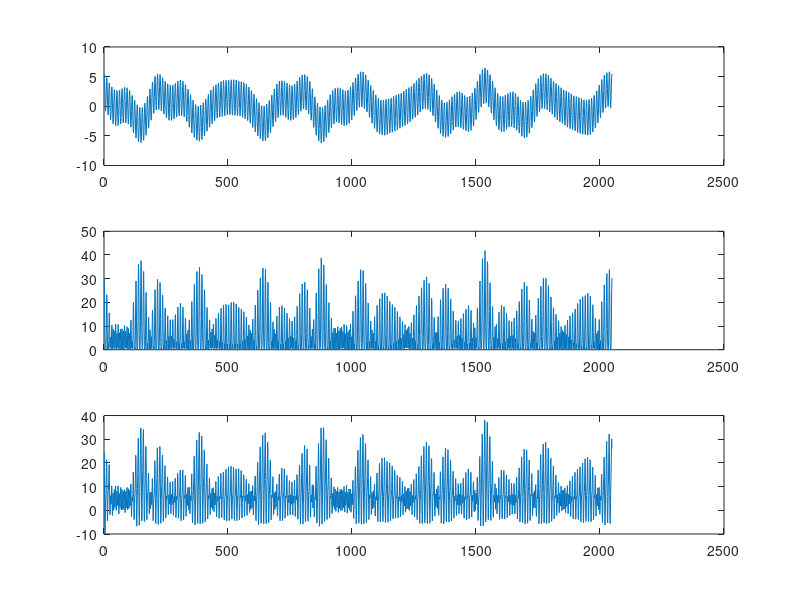
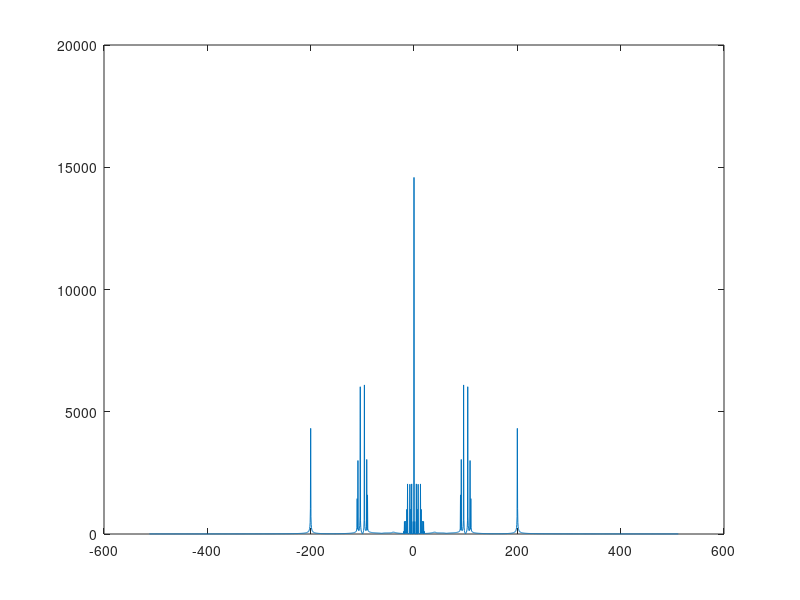

These figures' MATLAB source, in order:
L = 2048;
tmax = 1;
tmin = -1;
Fe = L/(tmax-tmin); 
Te = 1/Fe;
t = linspace(-1,1,L);
f = (-L/2:L/2-1)/(L/Fe);

m = 2*cos(8*pi*t) + sin(17*pi*t) + 0.5*cos(20*pi*t); % signal modulant
p = 3*cos(2*100*pi*t); % porteuse
s = 2 * m .* p;

x = m + p;
y = x.^2;
figure(1)

subplot(311)
plot(x)

subplot(312)
plot(y)

[B1,A1]=butter(5,[0.08 0.12],'stop');
st=filter(B1,A1,y);
subplot(313)
plot(st)

figure(2)
plot(f, fftshift(abs(fft(st,L))));